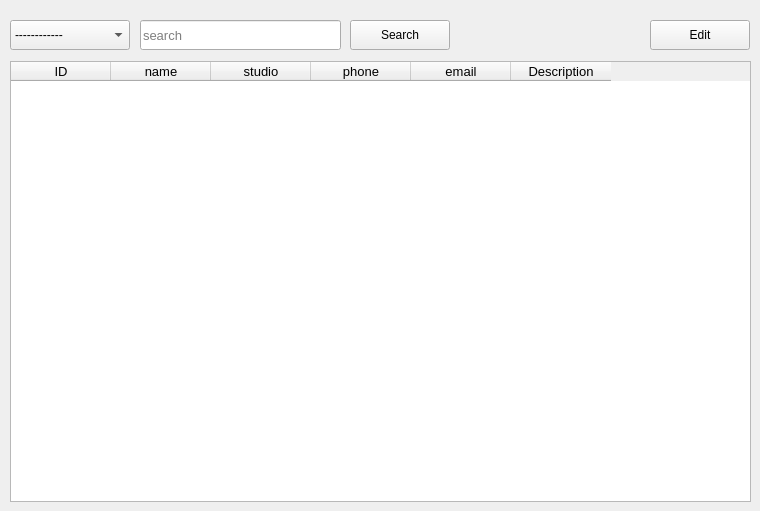
      <widget class="QWidget" name="show_photographers_sub_tab_5">
       <attribute name="title">
        <string>show_photographers</string>
       </attribute>
       <widget class="QComboBox" name="comboBox_11">
        <property name="geometry">
         <rect>
          <x>10</x>
          <y>20</y>
          <width>120</width>
          <height>30</height>
         </rect>
        </property>
        <property name="font">
         <font>
          <family>Segoe UI</family>
         </font>
        </property>
        <item>
         <property name="text">
          <string>------------</string>
         </property>
        </item>
        <item>
         <property name="text">
          <string>ID</string>
         </property>
        </item>
        <item>
         <property name="text">
          <string>Name</string>
         </property>
        </item>
        <item>
         <property name="text">
          <string>Studio</string>
         </property>
        </item>
        <item>
         <property name="text">
          <string>Phone</string>
         </property>
        </item>
        <item>
         <property name="text">
          <string>Email</string>
         </property>
        </item>
        <item>
         <property name="text">
          <string>Description</string>
         </property>
        </item>
       </widget>
       <widget class="QLineEdit" name="lineEdit_53">
        <property name="geometry">
         <rect>
          <x>140</x>
          <y>20</y>
          <width>201</width>
          <height>30</height>
         </rect>
        </property>
        <property name="font">
         <font>
          <pointsize>10</pointsize>
         </font>
        </property>
        <property name="placeholderText">
         <string>search</string>
        </property>
       </widget>
       <widget class="QPushButton" name="pushButton_29">
        <property name="geometry">
         <rect>
          <x>350</x>
          <y>20</y>
          <width>100</width>
          <height>30</height>
         </rect>
        </property>
        <property name="font">
         <font>
          <family>Segoe UI</family>
         </font>
        </property>
        <property name="text">
         <string>Search</string>
        </property>
       </widget>
       <widget class="QPushButton" name="pushButton_30">
        <property name="geometry">
         <rect>
          <x>650</x>
          <y>20</y>
          <width>100</width>
          <height>30</height>
         </rect>
        </property>
        <property name="font">
         <font>
          <family>Segoe UI</family>
         </font>
        </property>
        <property name="text">
         <string>Edit</string>
        </property>
       </widget>
       <widget class="QTableWidget" name="tableWidget_7">
        <property name="geometry">
         <rect>
          <x>10</x>
          <y>61</y>
          <width>741</width>
          <height>441</height>
         </rect>
        </property>
        <property name="font">
         <font>
          <family>Segoe UI</family>
          <pointsize>10</pointsize>
         </font>
        </property>
        <property name="editTriggers">
         <set>QAbstractItemView::NoEditTriggers</set>
        </property>
        <property name="selectionMode">
         <enum>QAbstractItemView::ContiguousSelection</enum>
        </property>
        <property name="selectionBehavior">
         <enum>QAbstractItemView::SelectRows</enum>
        </property>
        <property name="sortingEnabled">
         <bool>true</bool>
        </property>
        <column>
         <property name="text">
          <string>ID</string>
         </property>
        </column>
        <column>
         <property name="text">
          <string>name</string>
         </property>
        </column>
        <column>
         <property name="text">
          <string>studio</string>
         </property>
        </column>
        <column>
         <property name="text">
          <string>phone</string>
         </property>
        </column>
        <column>
         <property name="text">
          <string>email</string>
         </property>
        </column>
        <column>
         <property name="text">
          <string>Description</string>
         </property>
        </column>
       </widget>
      </widget>
